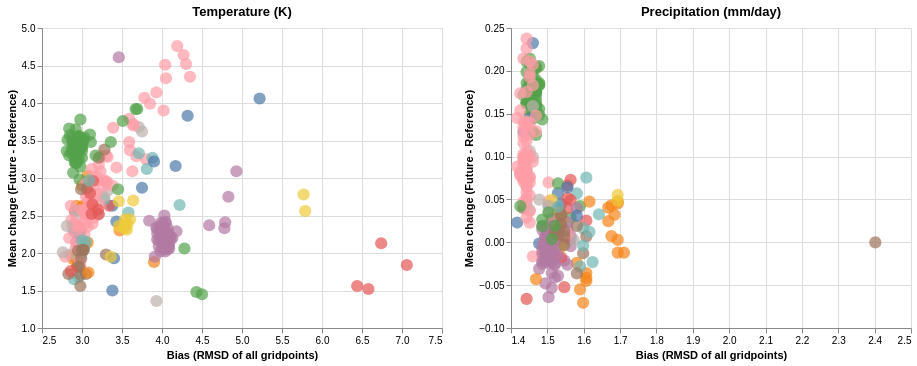

Vega-Lite specification for this chart:
### Vega-Lite specification from a JSON file in a GitHub repository (floating-point values rounded to 4 significant figures; data arrays with more than 128 entries replaced by an {"elided": "..."} marker saying what was removed)
{"$schema": "https://vega.github.io/schema/vega-lite/v6.json", "description": "CMIP6 data processed with ESMValTool.", "usermeta": {"project": "CMIP6", "notes": ["Bias is calculated with respect to the ERA5 reanalysis dataset over the period 1986-2015.", "Future change is calculated for 2035-2065 as compared to 1986-2015.", "Area is set to Europe (lon 0-39; lat 30-76.25).", "All data are taken from the RCP8.5 (CMIP5) or SSP5-8.5 (CMIP6) scenario."]}, "data": {"values": {"elided": "290 records"}}, "config": {"view": {"continuousWidth": 400, "continuousHeight": 300}, "legend": {"disable": true}}, "params": [{"name": "brush", "select": {"type": "interval", "on": "[pointerdown[event.altKey], pointerup] > pointermove", "translate": "[pointerdown[event.altKey], pointerup] > pointermove", "zoom": "wheel![event.altKey]"}}, {"name": "panzoom", "select": {"type": "interval", "on": "[pointerdown[event.ctrlKey], pointerup] > pointermove", "translate": "[pointerdown[event.ctrlKey], pointerup] > pointermove!", "zoom": "wheel![event.ctrlKey]"}, "bind": "scales"}, {"name": "query", "select": {"type": "point", "fields": ["dataset"], "clear": "dblclick"}}], "hconcat": [{"title": "Temperature (K)", "mark": {"type": "circle", "size": 150}, "encoding": {"x": {"field": "tas_bias", "type": "quantitative", "title": "Bias (RMSD of all gridpoints)", "scale": {"zero": false}}, "y": {"field": "tas_change", "type": "quantitative", "title": "Mean change (Future - Reference)", "scale": {"zero": false}}, "fill": {"condition": {"param": "brush", "field": "model", "type": "nominal"}, "value": "lightgray"}, "stroke": {"condition": {"param": "query", "value": "black", "empty": false}, "value": "transparent"}, "tooltip": [{"field": "dataset", "type": "nominal"}, {"field": "project", "type": "nominal"}, {"field": "model", "type": "nominal"}, {"field": "member", "type": "nominal"}, {"field": "tas_bias", "type": "quantitative", "title": "bias", "format": ".3g"}, {"field": "tas_change", "type": "quantitative", "title": "change", "format": ".3g"}]}}, {"title": "Precipitation (mm/day)", "mark": {"type": "circle", "size": 150}, "encoding": {"x": {"field": "pr_bias", "type": "quantitative", "title": "Bias (RMSD of all gridpoints)", "scale": {"zero": false}}, "y": {"field": "pr_change", "type": "quantitative", "title": "Mean change (Future - Reference)", "scale": {"zero": false}}, "fill": {"condition": {"param": "brush", "field": "model", "type": "nominal"}, "value": "lightgray"}, "stroke": {"condition": {"param": "query", "value": "black", "empty": false}, "value": "transparent"}, "tooltip": [{"field": "dataset", "type": "nominal"}, {"field": "project", "type": "nominal"}, {"field": "model", "type": "nominal"}, {"field": "member", "type": "nominal"}, {"field": "pr_bias", "type": "quantitative", "title": "bias", "format": ".3g"}, {"field": "pr_change", "type": "quantitative", "title": "change", "format": ".3g"}]}}]}
